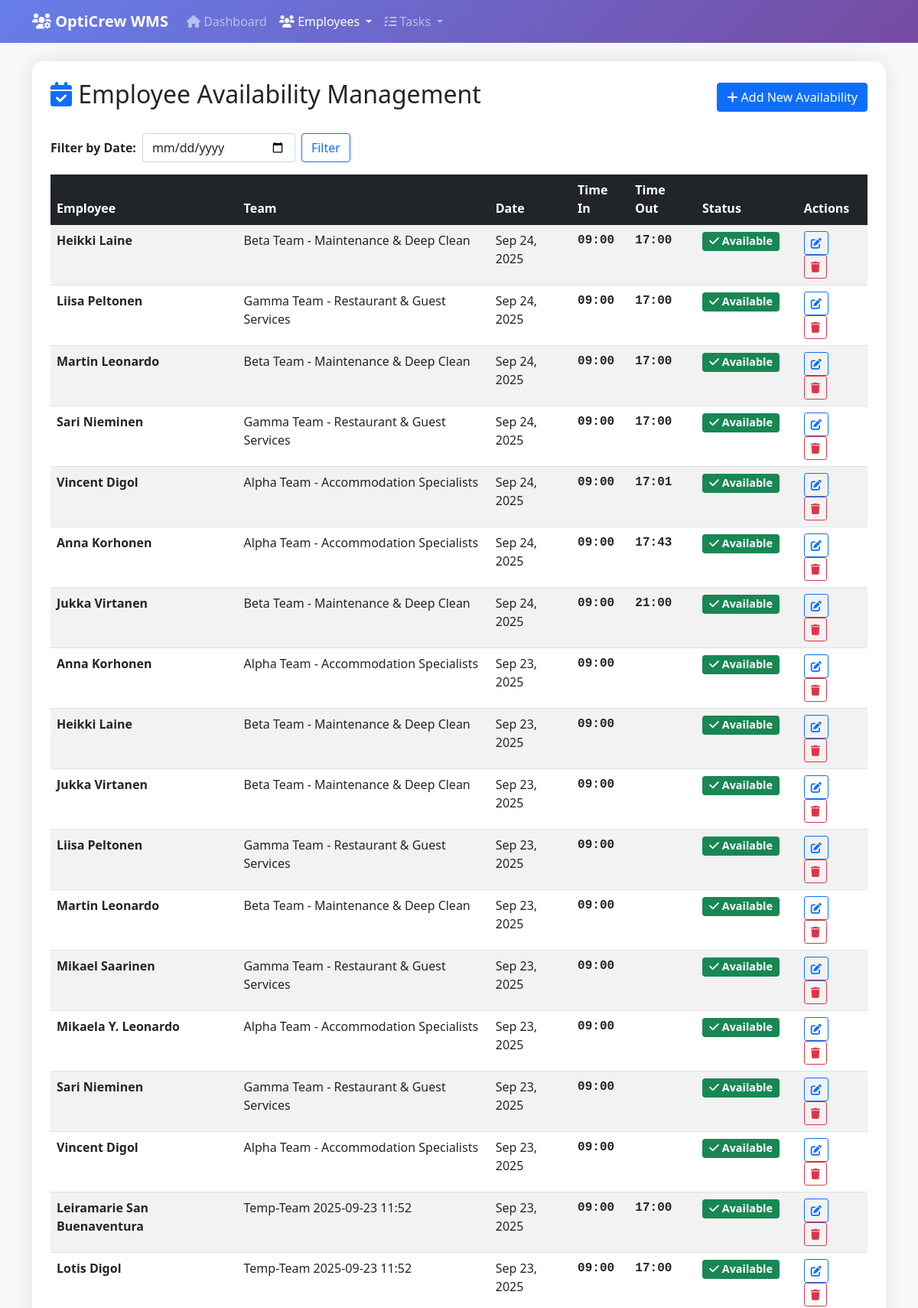
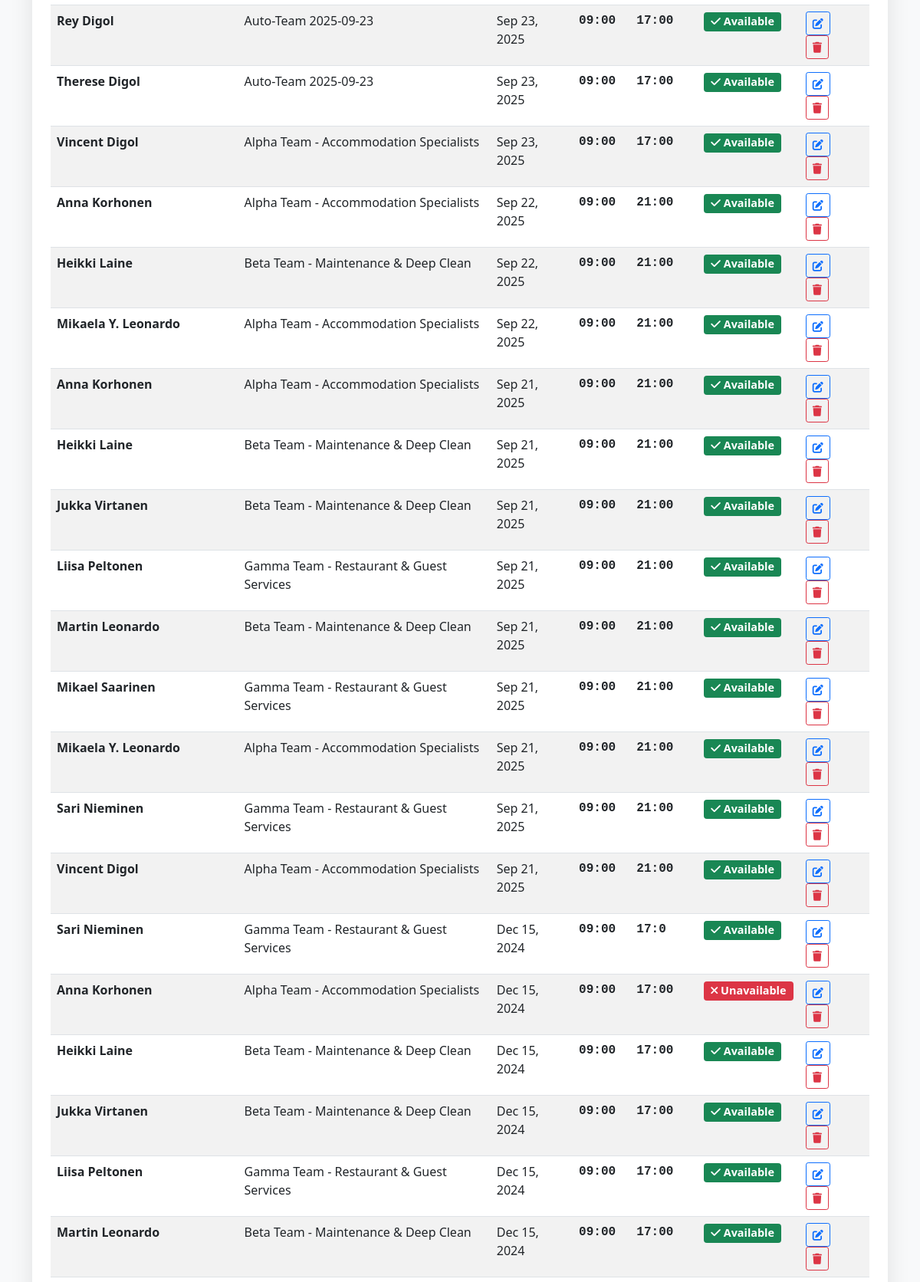
/manage_availability.php (upper part), run on the app's committed database (2 pictures, top to bottom).
### tables this page shows
CREATE TABLE `employee_availability` (
  `id` int(11) NOT NULL,
  `employee_id` int(11) NOT NULL,
  `date` date NOT NULL,
  `time_slot` varchar(50) NOT NULL,
  `is_available` tinyint(1) NOT NULL
);

CREATE TABLE `employees` (
  `id` int(11) NOT NULL,
  `name` varchar(255) NOT NULL,
  `skills` longtext DEFAULT NULL CHECK (json_valid(`skills`)),
  `hourly_rate` decimal(10,2) DEFAULT NULL,
  `pay_period` varchar(50) DEFAULT NULL,
  `max_hours_per_3weeks` int(11) DEFAULT NULL,
  `trial_period_months` int(11) DEFAULT NULL,
  `collective_agreement` varchar(255) DEFAULT NULL,
  `insurance` text DEFAULT NULL,
  `start_date` date DEFAULT NULL,
  `end_date` date DEFAULT NULL,
  `principal_duties` text DEFAULT NULL,
  `created_at` timestamp NOT NULL DEFAULT current_timestamp()
);

### manage_availability.php (the view, shortened to what this page needs)
<?php
$db = getDB();
$action = $_POST['action'] ?? $_GET['action'] ?? 'list';
$availability_records = [];
if ($action === 'list') {
    $query = "
        SELECT ea.id, ea.date, ea.time_slot, ea.is_available,
               e.name AS employee_name,
               COALESCE(teams.team_names, 'No Team') AS team_name
        FROM employee_availability ea
        JOIN employees e ON ea.employee_id = e.id
        LEFT JOIN (
            SELECT tm.employee_id,
                   GROUP_CONCAT(DISTINCT t.team_name ORDER BY t.team_name SEPARATOR ', ') AS team_names
            FROM team_members tm
            JOIN teams t ON tm.team_id = t.id
            GROUP BY tm.employee_id
        ) teams ON teams.employee_id = e.id
    ";
    $params = [];
    $query .= " GROUP BY ea.id, ea.employee_id, e.name, ea.date, ea.time_slot, ea.is_available
                ORDER BY ea.date DESC, ea.time_slot ASC, e.name ASC ";
    $stmt = $db->prepare($query);
    $stmt->execute($params);
    $availability_records = $stmt->fetchAll(PDO::FETCH_ASSOC);
    foreach ($availability_records as $key => $record) {
        if (strpos($record['time_slot'], '-') !== false) {
            list($availability_records[$key]['time_in'], $availability_records[$key]['time_out']) = explode('-', $record['time_slot']);
        } else {
            $availability_records[$key]['time_in'] = $record['time_slot'];
            $availability_records[$key]['time_out'] = '';
        }
    }
}
?>
<!DOCTYPE html>
<html lang="en">
<head>
    <link href="https://cdn.jsdelivr.net/npm/bootstrap@5.1.3/dist/css/bootstrap.min.css" rel="stylesheet">
    <link href="https://cdnjs.cloudflare.com/ajax/libs/font-awesome/6.0.0/css/all.min.css" rel="stylesheet">
</head>
<body>
    <nav class="navbar navbar-expand-lg navbar-dark" style="background: linear-gradient(135deg, #667eea 0%, #764ba2 100%);">
        <div class="container">
            <a class="navbar-brand" href="index.php">
                <i class="fas fa-users-cog"></i> OptiCrew WMS
            </a>
            <div class="collapse navbar-collapse" id="navbarNav">
                <ul class="navbar-nav me-auto">
                    <li class="nav-item">
                        <a class="nav-link" href="index.php">
                            <i class="fas fa-home"></i> Dashboard
                        </a>
                    </li>
                    <li class="nav-item dropdown">
                        <a class="nav-link dropdown-toggle active" href="#" id="navbarDropdown" role="button" data-bs-toggle="dropdown">
                            <i class="fas fa-users"></i> Employees
                        </a>
                    </li>
                    <li class="nav-item dropdown">
                        <a class="nav-link dropdown-toggle" href="#" role="button" data-bs-toggle="dropdown">
                            <i class="fas fa-tasks"></i> Tasks
                        </a>
                    </li>
                </ul>
            </div>
        </div>
    </nav>
    <div class="container mt-4">
        <div class="row">
            <div class="col-12">
                <div class="main-card p-4">
                    <div class="d-flex justify-content-between align-items-center mb-4">
                        <h2><i class="fas fa-calendar-check text-primary"></i> Employee Availability Management</h2>
                        <?php if ($action === 'list'): ?>
                        <a href="?action=add" class="btn btn-primary">
                            <i class="fas fa-plus"></i> Add New Availability
                        </a>
                        <?php endif; ?>
                    </div>
                    <?php if ($action === 'list'): ?>
                    <form method="GET" class="mb-3 d-flex align-items-center" action="manage_availability.php">
                        <label for="filter_date" class="me-2 fw-bold">Filter by Date:</label>
                        <input type="date" name="filter_date" id="filter_date" class="form-control me-2" style="max-width: 200px;" value="<?php echo htmlspecialchars($_GET['filter_date'] ?? ''); ?>">
                        <button type="submit" class="btn btn-outline-primary me-2">Filter</button>
                    </form>
                    <div class="table-responsive">
                        <table class="table table-striped table-hover">
                            <thead class="table-dark">
                                <tr>
                                    <th>Employee</th>
                                    <th>Team</th>
                                    <th>Date</th>
                                    <th>Time In</th>
                                    <th>Time Out</th>
                                    <th>Status</th>
                                    <th>Actions</th>
                                </tr>
                            </thead>
                            <tbody>
                                <?php if (empty($availability_records)): ?>
                                <tr>
                                    <td colspan="6" class="text-center text-muted py-4">
                                        <i class="fas fa-calendar-times fa-2x"></i><br>
                                        No availability records found for this date.<br>
                                        <a href="?action=add" class="btn btn-primary btn-sm mt-2">
                                            <i class="fas fa-plus"></i> Add First Record
                                        </a>
                                    </td>
                                </tr>
                                <?php else: ?>
                                <?php foreach ($availability_records as $record): ?>
                                <tr>
                                    <td><strong><?php echo htmlspecialchars($record['employee_name']); ?></strong></td>
                                    <td><?php echo htmlspecialchars($record['team_name']); ?></td>
                                    <td><?php echo date('M j, Y', strtotime($record['date'])); ?></td>
                                    <td class="time-slot"><?php echo htmlspecialchars($record['time_in']); ?></td>
                                    <td class="time-slot"><?php echo htmlspecialchars($record['time_out']); ?></td>
                                    <td>
                                        <?php if ($record['is_available']): ?>
                                        <span class="badge bg-success availability-badge">
                                            <i class="fas fa-check"></i> Available
                                        </span>
                                        <?php else: ?>
                                        <span class="badge bg-danger availability-badge">
                                            <i class="fas fa-times"></i> Unavailable
                                        </span>
                                        <?php endif; ?>
                                    </td>
                                    <td class="action-buttons">
                                        <a href="?action=edit&edit=<?php echo $record['id']; ?>"
                                           class="btn btn-sm btn-outline-primary" title="Edit">
                                            <i class="fas fa-edit"></i>
                                        </a>
                                        <form method="POST" style="display: inline;"
                                              onsubmit="return confirm('Are you sure you want to delete this availability record?')">
                                            <button type="submit" class="btn btn-sm btn-outline-danger" title="Delete">
                                                <i class="fas fa-trash"></i>
                                            </button>
                                        </form>
                                    </td>
                                </tr>
                                <?php endforeach; ?>
                                <?php endif; ?>
                            </tbody>
                        </table>
                    </div>
                    <?php endif; ?>
                </div>
            </div>
        </div>
    </div>
</body>
</html>

### manage_availability.php (style rules this page uses)
body { background-color: #f8f9fa; }
.main-card { background: white; border-radius: 15px; box-shadow: 0 0 30px rgba(0,0,0,0.1); }
.navbar-brand { font-weight: bold; }
.availability-badge { font-size: 0.9em; }
.time-slot { font-family: monospace; font-weight: bold; }
.action-buttons .btn { margin-right: 5px; }

### data on the page
employee_availability: employee.name "Heikki Laine", team_name "Beta Team - Maintenance & Deep Clean", date "Sep 24, 2025", time_in "09:00", time_out "17:00", is_available 1 (drawn)
employee_availability: employee.name "Liisa Peltonen", team_name "Gamma Team - Restaurant & Guest Services", date "Sep 24, 2025", time_in "09:00", time_out "17:00", is_available 1 (drawn)
employee_availability: employee.name "Martin Leonardo", team_name "Beta Team - Maintenance & Deep Clean", date "Sep 24, 2025", time_in "09:00", time_out "17:00", is_available 1 (drawn)
employee_availability: employee.name "Sari Nieminen", team_name "Gamma Team - Restaurant & Guest Services", date "Sep 24, 2025", time_in "09:00", time_out "17:00", is_available 1 (drawn)
employee_availability: employee.name "Vincent Digol", team_name "Alpha Team - Accommodation Specialists", date "Sep 24, 2025", time_in "09:00", time_out "17:01", is_available 1 (drawn)
employee_availability: employee.name "Anna Korhonen", team_name "Alpha Team - Accommodation Specialists", date "Sep 24, 2025", time_in "09:00", time_out "17:43", is_available 1 (drawn)
employee_availability: employee.name "Jukka Virtanen", team_name "Beta Team - Maintenance & Deep Clean", date "Sep 24, 2025", time_in "09:00", time_out "21:00", is_available 1 (drawn)
employee_availability: employee.name "Anna Korhonen", team_name "Alpha Team - Accommodation Specialists", date "Sep 23, 2025", time_in "09:00", is_available 1 (drawn)
employee_availability: employee.name "Heikki Laine", team_name "Beta Team - Maintenance & Deep Clean", date "Sep 23, 2025", time_in "09:00", is_available 1 (drawn)
employee_availability: employee.name "Jukka Virtanen", team_name "Beta Team - Maintenance & Deep Clean", date "Sep 23, 2025", time_in "09:00", is_available 1 (drawn)
employee_availability: employee.name "Liisa Peltonen", team_name "Gamma Team - Restaurant & Guest Services", date "Sep 23, 2025", time_in "09:00", is_available 1 (drawn)
employee_availability: employee.name "Martin Leonardo", team_name "Beta Team - Maintenance & Deep Clean", date "Sep 23, 2025", time_in "09:00", is_available 1 (drawn)
employee_availability: employee.name "Mikael Saarinen", team_name "Gamma Team - Restaurant & Guest Services", date "Sep 23, 2025", time_in "09:00", is_available 1 (drawn)
employee_availability: employee.name "Mikaela Y. Leonardo", team_name "Alpha Team - Accommodation Specialists", date "Sep 23, 2025", time_in "09:00", is_available 1 (drawn)
employee_availability: employee.name "Sari Nieminen", team_name "Gamma Team - Restaurant & Guest Services", date "Sep 23, 2025", time_in "09:00", is_available 1 (drawn)
employee_availability: employee.name "Vincent Digol", team_name "Alpha Team - Accommodation Specialists", date "Sep 23, 2025", time_in "09:00", is_available 1 (drawn)
employee_availability: employee.name "Leiramarie San Buenaventura", team_name "Temp-Team 2025-09-23 11:52", date "Sep 23, 2025", time_in "09:00", time_out "17:00", is_available 1 (drawn)
employee_availability: employee.name "Lotis Digol", team_name "Temp-Team 2025-09-23 11:52", date "Sep 23, 2025", time_in "09:00", time_out "17:00", is_available 1 (drawn)
employee_availability: employee.name "Rey Digol", team_name "Auto-Team 2025-09-23", date "Sep 23, 2025", time_in "09:00", time_out "17:00", is_available 1 (drawn)
employee_availability: employee.name "Therese Digol", team_name "Auto-Team 2025-09-23", date "Sep 23, 2025", time_in "09:00", time_out "17:00", is_available 1 (drawn)
employee_availability: employee.name "Vincent Digol", team_name "Alpha Team - Accommodation Specialists", date "Sep 23, 2025", time_in "09:00", time_out "17:00", is_available 1 (drawn)
employee_availability: employee.name "Anna Korhonen", team_name "Alpha Team - Accommodation Specialists", date "Sep 22, 2025", time_in "09:00", time_out "21:00", is_available 1 (drawn)
employee_availability: employee.name "Heikki Laine", team_name "Beta Team - Maintenance & Deep Clean", date "Sep 22, 2025", time_in "09:00", time_out "21:00", is_available 1 (drawn)
employee_availability: employee.name "Mikaela Y. Leonardo", team_name "Alpha Team - Accommodation Specialists", date "Sep 22, 2025", time_in "09:00", time_out "21:00", is_available 1 (drawn)
employee_availability: employee.name "Anna Korhonen", team_name "Alpha Team - Accommodation Specialists", date "Sep 21, 2025", time_in "09:00", time_out "21:00", is_available 1 (drawn)
employee_availability: employee.name "Heikki Laine", team_name "Beta Team - Maintenance & Deep Clean", date "Sep 21, 2025", time_in "09:00", time_out "21:00", is_available 1 (drawn)
employee_availability: employee.name "Jukka Virtanen", team_name "Beta Team - Maintenance & Deep Clean", date "Sep 21, 2025", time_in "09:00", time_out "21:00", is_available 1 (drawn)
employee_availability: employee.name "Liisa Peltonen", team_name "Gamma Team - Restaurant & Guest Services", date "Sep 21, 2025", time_in "09:00", time_out "21:00", is_available 1 (drawn)
employee_availability: employee.name "Martin Leonardo", team_name "Beta Team - Maintenance & Deep Clean", date "Sep 21, 2025", time_in "09:00", time_out "21:00", is_available 1 (drawn)
employee_availability: employee.name "Mikael Saarinen", team_name "Gamma Team - Restaurant & Guest Services", date "Sep 21, 2025", time_in "09:00", time_out "21:00", is_available 1 (drawn)
employee_availability: employee.name "Mikaela Y. Leonardo", team_name "Alpha Team - Accommodation Specialists", date "Sep 21, 2025", time_in "09:00", time_out "21:00", is_available 1 (drawn)
employee_availability: employee.name "Sari Nieminen", team_name "Gamma Team - Restaurant & Guest Services", date "Sep 21, 2025", time_in "09:00", time_out "21:00", is_available 1 (drawn)
employee_availability: employee.name "Vincent Digol", team_name "Alpha Team - Accommodation Specialists", date "Sep 21, 2025", time_in "09:00", time_out "21:00", is_available 1 (drawn)
employee_availability: employee.name "Sari Nieminen", team_name "Gamma Team - Restaurant & Guest Services", date "Dec 15, 2024", time_in "09:00", time_out "17:0", is_available 1 (drawn)
employee_availability: employee.name "Anna Korhonen", team_name "Alpha Team - Accommodation Specialists", date "Dec 15, 2024", time_in "09:00", time_out "17:00", is_available 0 (drawn)
employee_availability: employee.name "Heikki Laine", team_name "Beta Team - Maintenance & Deep Clean", date "Dec 15, 2024", time_in "09:00", time_out "17:00", is_available 1 (drawn)
employee_availability: employee.name "Jukka Virtanen", team_name "Beta Team - Maintenance & Deep Clean", date "Dec 15, 2024", time_in "09:00", time_out "17:00", is_available 1 (drawn)
employee_availability: employee.name "Liisa Peltonen", team_name "Gamma Team - Restaurant & Guest Services", date "Dec 15, 2024", time_in "09:00", time_out "17:00", is_available 1 (drawn)
employee_availability: employee.name "Martin Leonardo", team_name "Beta Team - Maintenance & Deep Clean", date "Dec 15, 2024", time_in "09:00", time_out "17:00", is_available 1 (drawn)
